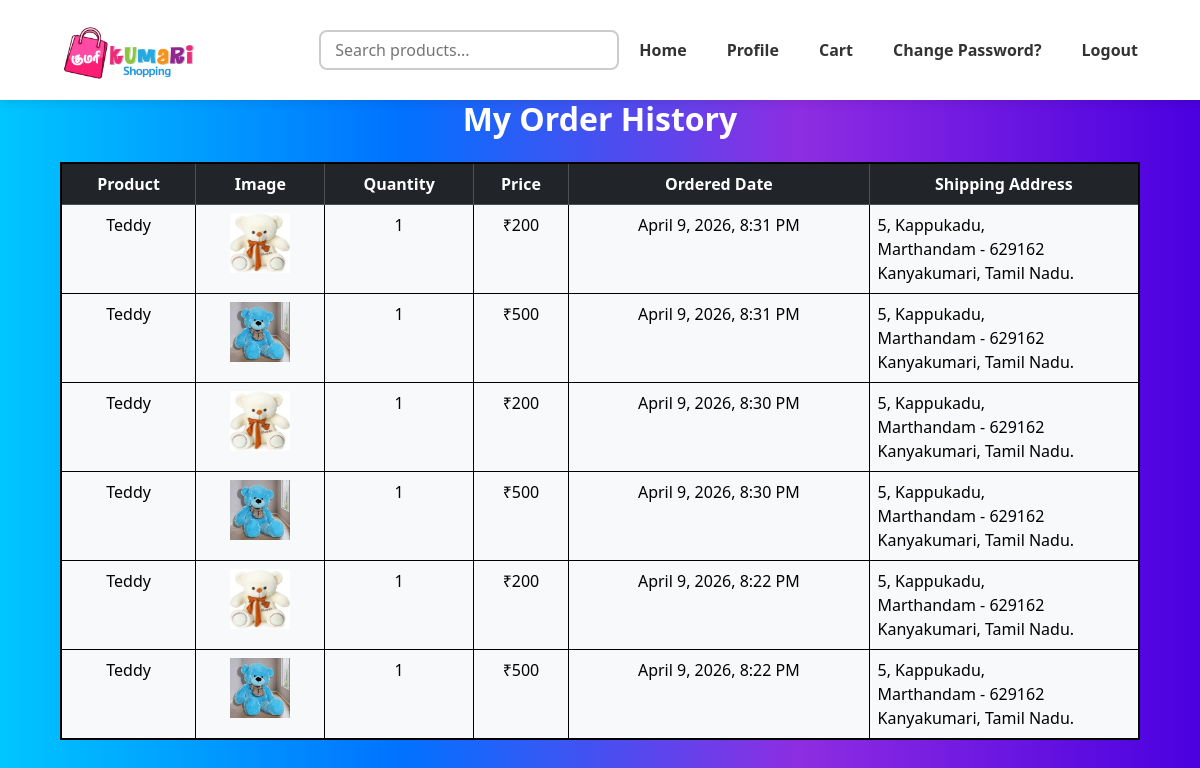
/orders/history/ (signed in), run on the app's committed database.
### accounts/models.py (models this page shows, shortened)
class PlaceOrder(models.Model):
    user = models.ForeignKey(CustomUser, on_delete=models.CASCADE, limit_choices_to={'user_type': 'user'})
    product = models.ForeignKey(Products, on_delete=models.CASCADE)
    name=models.CharField(max_length=20)
    quantity= models.IntegerField()
    price=models.IntegerField()
    door_no=models.CharField(max_length=10)
    street_name=models.CharField(max_length=20)
    city_name=models.CharField(max_length=20)
    zip_code=models.IntegerField(null=True,blank=True)
    mobile=models.CharField(max_length=14,
        validators=[RegexValidator(r'^\+91\s\d{10}$', 'Enter a valid mobile number with country code.')],
        verbose_name='Mobile Number')
    district=models.CharField(max_length=20)
    state=models.CharField(max_length=20)
    country=models.CharField(max_length=20,default='India')
    payment_method = models.CharField( max_length=20,
        choices=[('Cash on Delivery', 'Cash on Delivery'), ('Credit or Debit', 'Credit or Debit'),
                 ('UPI Payment','UPI Payment')]
    )
    date_time = models.DateTimeField(auto_now_add=True)

class Products(models.Model):
    seller = models.ForeignKey(CustomUser, on_delete=models.CASCADE, limit_choices_to={'user_type': 'seller'})
    image=models.ImageField(upload_to='product_images/')
    product_name=models.CharField(max_length=25,
        validators=[RegexValidator(r'^[a-zA-Z][a-zA-Z\s]*$','Enter a valid product name.')]
    )
    colour=models.CharField(max_length=20,
        validators=[RegexValidator(r'^[a-zA-Z][a-zA-Z]*$','Enter a valid colour.')]
    )
    description=models.CharField(max_length=200,
        validators=[RegexValidator(r'^[a-zA-Z0-9\s.,-]*$','Only alphanumeric characters and certain punctuation are allowed.')]
    )
    price=models.PositiveIntegerField()
    discount=models.PositiveIntegerField(
        validators=[RegexValidator(r'^\d{1,2}%?$', 'Enter a valid discount amount.')]
    )
    delivery_charge=models.PositiveIntegerField()
    stock=models.PositiveIntegerField()

### accounts/views.py (the view)
# urls.py: path('orders/history/', views.order_history, name='order_history'),
def order_history(request):
    orders = PlaceOrder.objects.filter(user=request.user).order_by('-id')
    return render(request, 'order_history.html', {
        'orders': orders,
        'status':'Completed'
    })

### templates/order_history.html (shortened to what this page needs)
{% extends "base.html" %}
{% block content %}
<h2 class="text-center my-4 text-white"><strong>My Order History</strong></h2>
{% if orders %}
  <table class="table table-bordered order-table">
    <thead class="table-dark">
      <tr>
        <th>Product</th>
        <th>Image</th>
        <th>Quantity</th>
        <th>Price</th>
        <th>Ordered Date</th>
        <th>Shipping Address</th>
      </tr>
    </thead>
    <tbody>
      {% for order in orders %}
      <tr>
        <td class="bg-light">{{ order.product.product_name|title }}</td>
        <td class="bg-light"><img src="{{ order.product.image.url }}" width="60" height="60"></td>
        <td class="bg-light">{{ order.quantity }}</td>
        <td class="bg-light">₹{{ order.price }}</td>
        <td class="bg-light">{{ order.date_time|date:"F j, Y, g:i A" }}</td>
        <td class="bg-light" style="width: 270px; text-align: left;">{{ order.door_no }}, {{ order.street_name }}, <br> {{ order.city_name }} - {{ order.zip_code }} <br>{{ order.district }}, {{ order.state }}.</td>
      </tr>
      {% endfor %}
    </tbody>
  </table>
{% else %}
  <p class="text-center text-muted">You have not placed any orders yet.</p>
{% endif %}
{% endblock %}

### static/css/style.css (style rules this page uses)
body { margin: 0; padding: 0; height: 100%; }

### templates/order_history.html (style rules this page uses)
body { background: linear-gradient(to right, #00c6ff, #0072ff, #8e2de2, #4a00e0); }
th, td { text-align: center; }
.order-table { border: 2px solid black; margin: 20px auto; width: 90%; }

### data on the page
PlaceOrder: product.product_name "Teddy", product.image (picture), quantity "1", price "200", date_time "April 9, 2026, 8:31 PM", door_no "5", street_name "Kappukadu", city_name "Marthandam", zip_code "629162", district "Kanyakumari", state "Tamil Nadu"
PlaceOrder: product.product_name "Teddy", product.image (picture), quantity "1", price "500", date_time "April 9, 2026, 8:31 PM", door_no "5", street_name "Kappukadu", city_name "Marthandam", zip_code "629162", district "Kanyakumari", state "Tamil Nadu"
PlaceOrder: product.product_name "Teddy", product.image (picture), quantity "1", price "200", date_time "April 9, 2026, 8:30 PM", door_no "5", street_name "Kappukadu", city_name "Marthandam", zip_code "629162", district "Kanyakumari", state "Tamil Nadu"
PlaceOrder: product.product_name "Teddy", product.image (picture), quantity "1", price "500", date_time "April 9, 2026, 8:30 PM", door_no "5", street_name "Kappukadu", city_name "Marthandam", zip_code "629162", district "Kanyakumari", state "Tamil Nadu"
PlaceOrder: product.product_name "Teddy", product.image (picture), quantity "1", price "200", date_time "April 9, 2026, 8:22 PM", door_no "5", street_name "Kappukadu", city_name "Marthandam", zip_code "629162", district "Kanyakumari", state "Tamil Nadu"
PlaceOrder: product.product_name "Teddy", product.image (picture), quantity "1", price "500", date_time "April 9, 2026, 8:22 PM", door_no "5", street_name "Kappukadu", city_name "Marthandam", zip_code "629162", district "Kanyakumari", state "Tamil Nadu"
